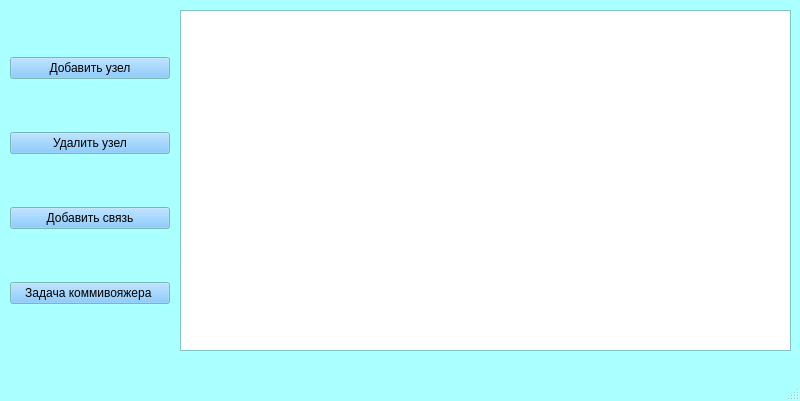
<?xml version="1.0" encoding="UTF-8"?>
<ui version="4.0">
 <class>MainWindow</class>
 <widget class="QMainWindow" name="MainWindow">
  <property name="geometry">
   <rect>
    <x>0</x>
    <y>0</y>
    <width>800</width>
    <height>401</height>
   </rect>
  </property>
  <property name="palette">
   <palette>
    <active>
     <colorrole role="Button">
      <brush brushstyle="SolidPattern">
       <color alpha="255">
        <red>106</red>
        <green>190</green>
        <blue>255</blue>
       </color>
      </brush>
     </colorrole>
     <colorrole role="Base">
      <brush brushstyle="SolidPattern">
       <color alpha="255">
        <red>255</red>
        <green>255</green>
        <blue>255</blue>
       </color>
      </brush>
     </colorrole>
     <colorrole role="Window">
      <brush brushstyle="SolidPattern">
       <color alpha="255">
        <red>170</red>
        <green>255</green>
        <blue>255</blue>
       </color>
      </brush>
     </colorrole>
    </active>
    <inactive>
     <colorrole role="Button">
      <brush brushstyle="SolidPattern">
       <color alpha="255">
        <red>106</red>
        <green>190</green>
        <blue>255</blue>
       </color>
      </brush>
     </colorrole>
     <colorrole role="Base">
      <brush brushstyle="SolidPattern">
       <color alpha="255">
        <red>255</red>
        <green>255</green>
        <blue>255</blue>
       </color>
      </brush>
     </colorrole>
     <colorrole role="Window">
      <brush brushstyle="SolidPattern">
       <color alpha="255">
        <red>170</red>
        <green>255</green>
        <blue>255</blue>
       </color>
      </brush>
     </colorrole>
    </inactive>
    <disabled>
     <colorrole role="Button">
      <brush brushstyle="SolidPattern">
       <color alpha="255">
        <red>106</red>
        <green>190</green>
        <blue>255</blue>
       </color>
      </brush>
     </colorrole>
     <colorrole role="Base">
      <brush brushstyle="SolidPattern">
       <color alpha="255">
        <red>170</red>
        <green>255</green>
        <blue>255</blue>
       </color>
      </brush>
     </colorrole>
     <colorrole role="Window">
      <brush brushstyle="SolidPattern">
       <color alpha="255">
        <red>170</red>
        <green>255</green>
        <blue>255</blue>
       </color>
      </brush>
     </colorrole>
    </disabled>
   </palette>
  </property>
  <property name="windowTitle">
   <string>MainWindow</string>
  </property>
  <widget class="QWidget" name="centralwidget">
   <widget class="QGraphicsView" name="graphicsView">
    <property name="geometry">
     <rect>
      <x>180</x>
      <y>10</y>
      <width>611</width>
      <height>341</height>
     </rect>
    </property>
   </widget>
   <widget class="QWidget" name="verticalLayoutWidget">
    <property name="geometry">
     <rect>
      <x>10</x>
      <y>10</y>
      <width>160</width>
      <height>341</height>
     </rect>
    </property>
    <layout class="QVBoxLayout" name="verticalLayout">
     <item>
      <widget class="QPushButton" name="pushButton">
       <property name="text">
        <string>Добавить узел</string>
       </property>
      </widget>
     </item>
     <item>
      <widget class="QPushButton" name="pushButton_2">
       <property name="text">
        <string>Удалить узел</string>
       </property>
      </widget>
     </item>
     <item>
      <widget class="QPushButton" name="pushButton_3">
       <property name="text">
        <string>Добавить связь</string>
       </property>
      </widget>
     </item>
     <item>
      <widget class="QPushButton" name="pushButton_4">
       <property name="text">
        <string>Задача коммивояжера </string>
       </property>
      </widget>
     </item>
    </layout>
   </widget>
  </widget>
  <widget class="QMenuBar" name="menubar">
   <property name="geometry">
    <rect>
     <x>0</x>
     <y>0</y>
     <width>800</width>
     <height>21</height>
    </rect>
   </property>
  </widget>
  <widget class="QStatusBar" name="statusbar"/>
 </widget>
 <resources/>
 <connections/>
</ui>
